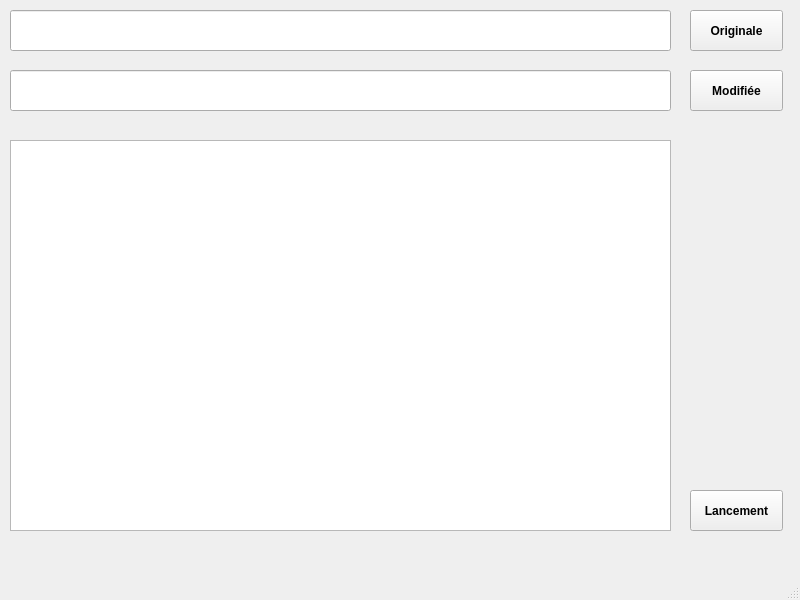
<?xml version="1.0" encoding="UTF-8"?>
<ui version="4.0">
 <class>MainWindow</class>
 <widget class="QMainWindow" name="MainWindow">
  <property name="geometry">
   <rect>
    <x>0</x>
    <y>0</y>
    <width>800</width>
    <height>600</height>
   </rect>
  </property>
  <property name="windowTitle">
   <string>MainWindow</string>
  </property>
  <widget class="QWidget" name="centralwidget">
   <widget class="QLineEdit" name="edit_original">
    <property name="geometry">
     <rect>
      <x>10</x>
      <y>10</y>
      <width>661</width>
      <height>41</height>
     </rect>
    </property>
   </widget>
   <widget class="QPushButton" name="pb_original">
    <property name="geometry">
     <rect>
      <x>690</x>
      <y>10</y>
      <width>93</width>
      <height>41</height>
     </rect>
    </property>
    <property name="font">
     <font>
      <weight>75</weight>
      <bold>true</bold>
     </font>
    </property>
    <property name="text">
     <string>Originale</string>
    </property>
   </widget>
   <widget class="QLineEdit" name="edit_modified">
    <property name="geometry">
     <rect>
      <x>10</x>
      <y>70</y>
      <width>661</width>
      <height>41</height>
     </rect>
    </property>
   </widget>
   <widget class="QPushButton" name="pb_modified">
    <property name="geometry">
     <rect>
      <x>690</x>
      <y>70</y>
      <width>93</width>
      <height>41</height>
     </rect>
    </property>
    <property name="font">
     <font>
      <weight>75</weight>
      <bold>true</bold>
     </font>
    </property>
    <property name="text">
     <string>Modifiée</string>
    </property>
   </widget>
   <widget class="QTextEdit" name="text">
    <property name="geometry">
     <rect>
      <x>10</x>
      <y>140</y>
      <width>661</width>
      <height>391</height>
     </rect>
    </property>
   </widget>
   <widget class="QPushButton" name="pb_play">
    <property name="geometry">
     <rect>
      <x>690</x>
      <y>490</y>
      <width>93</width>
      <height>41</height>
     </rect>
    </property>
    <property name="font">
     <font>
      <weight>75</weight>
      <bold>true</bold>
     </font>
    </property>
    <property name="text">
     <string>Lancement</string>
    </property>
   </widget>
  </widget>
  <widget class="QMenuBar" name="menubar">
   <property name="geometry">
    <rect>
     <x>0</x>
     <y>0</y>
     <width>800</width>
     <height>26</height>
    </rect>
   </property>
  </widget>
  <widget class="QStatusBar" name="statusbar"/>
 </widget>
 <resources/>
 <connections/>
</ui>
